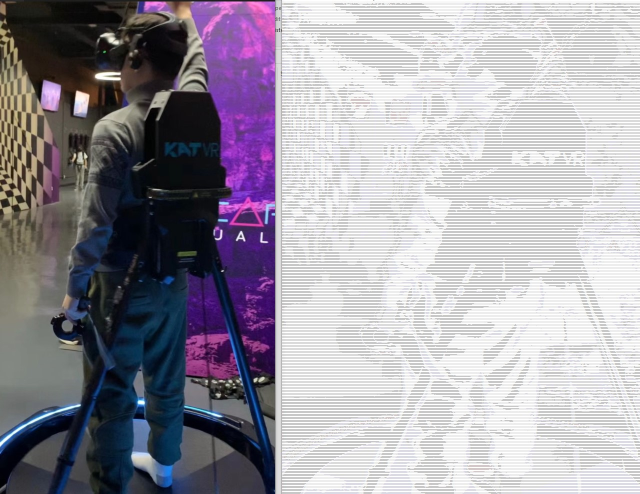
#> input picture imgTochar.jpg, 1279 x 988 px, given in place of video.mp4, which was not available (shown at 1/2 size)
$ python InterestingVideoFilter.py
#> lines starting #> are read from the running program, lines starting #| are printed output that depends on the picture; after the words box and inside, x2 and y2 are one past the last pixel; in counts of white or black regions, pixels touching at a corner belong together; pictures that were not available may be replaced by others from this repository, and a replacement may not be noted
# -*- coding: utf-8 -*-
"""
Created on Mon Jul 11 16:14:49 2022

@author: Haowei Li
"""
# importing the necessary libraries
import cv2
import numpy as np
class InterestingVideoFilter():

    def __init__(self, video):
    # Creating a VideoCapture object to read the video
        self.cap = cv2.VideoCapture(video)
        self.height = 540
        self.width = 380

    # [164 lines left out: functions blackAndWhite1, blackAndWhite2, blackAndWhite3, smoothing, cv2Testing, not called in this run]


    def mangaLiked(self):
        # Loop until the end of the video
        while (self.cap.isOpened()):

            # Capture frame-by-frame
            ret, frame = self.cap.read()
#> frame is the input picture: shape (988, 1279, 3); mean B, G, R 164.4, 155.2, 159
            try:
                frame = cv2.resize(frame, (self.height, self.width), fx = 0, fy = 0, interpolation = cv2.INTER_CUBIC)
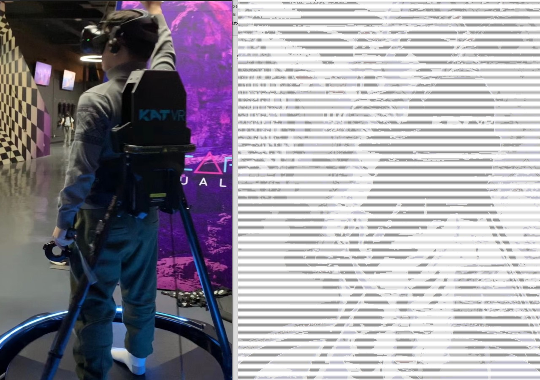
#> frame: shape (380, 540, 3); mean B, G, R 162.7, 153.5, 157.3
            except:
                # release the video capture object
                self.cap.release()
                # Closes all the windows currently opened.
                cv2.destroyAllWindows()
                break
            frame = cv2.resize(frame, (540, 380), fx = 0, fy = 0,
                                 interpolation = cv2.INTER_CUBIC)

            # Display the resulting frame
            cv2.imshow('Frame', frame)


            im_gray = cv2.cvtColor(frame, cv2.COLOR_BGR2GRAY)
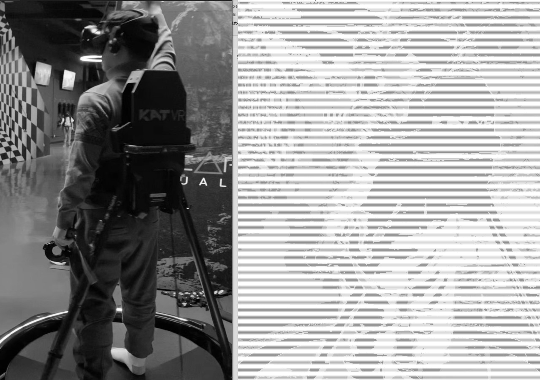
#> im_gray: shape (380, 540); min 0, max 255, mean 155.7
            _, mask = cv2.threshold(im_gray, thresh=100, maxval=255, type=cv2.THRESH_BINARY)
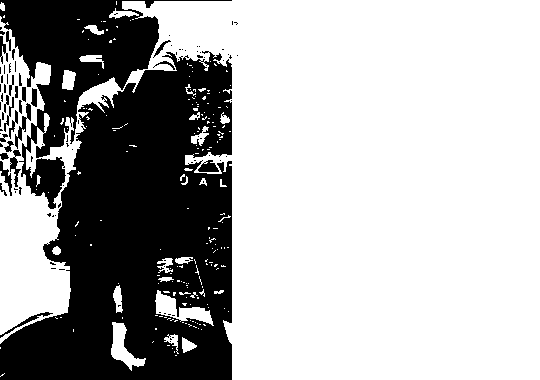
#> mask: shape (380, 540); 68.3% white; 101 black regions (76 under 20 px), largest, box (x1, y1, x2, y2) and area: (0, 51, 232, 380) 49153, (0, 0, 232, 209) 13814, (15, 103, 31, 149) 208
            #im_thresh_gray = cv2.bitwise_and(im_gray, mask)
            #cv2.imshow('im_thresh_gray', im_thresh_gray)


            mask3 = cv2.cvtColor(mask, cv2.COLOR_GRAY2BGR)
            im_thresh_color = cv2.bitwise_and(frame, mask3)
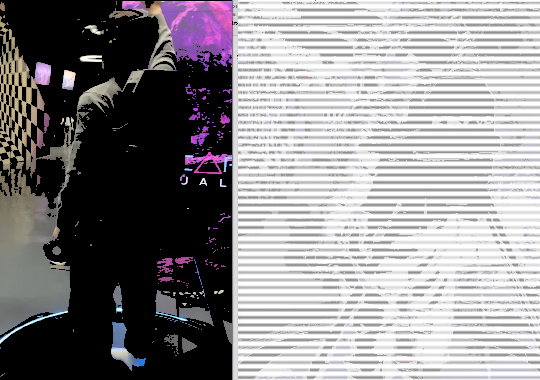
#> im_thresh_color: shape (380, 540, 3); mean B, G, R 144.2, 141.9, 144.2
            cv2.imshow('im_thresh_color', im_thresh_color)
            # define q as the exit button
            if cv2.waitKey(25) & 0xFF == ord('q'):
#> (key q is pressed here)
                break

        # release the video capture object
        self.cap.release()
        # Closes all the windows currently opened.
        cv2.destroyAllWindows()
iv = InterestingVideoFilter('video.mp4')
iv.mangaLiked()

$ run again, on me.jpg
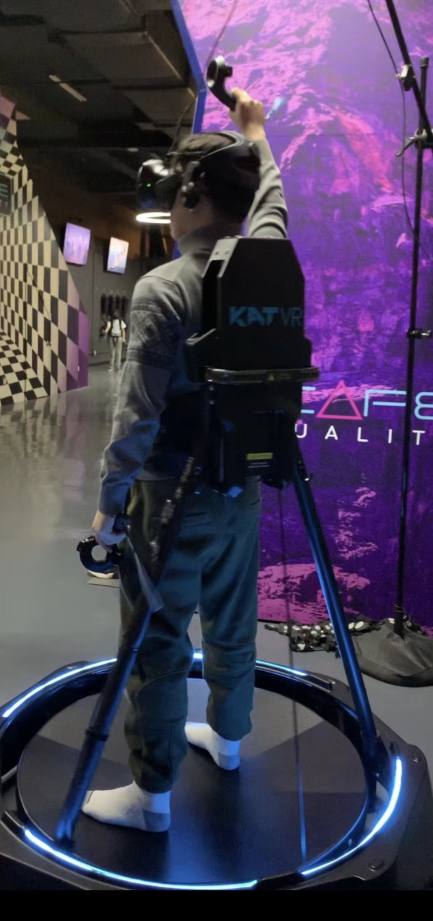
#> input picture me.jpg, 866 x 1841 px, given in place of video.mp4, which was not available (shown at 1/2 size)
#> in mangaLiked, frame is the input picture: shape (1841, 866, 3); mean B, G, R 85.2, 61.3, 70.7
#> frame: shape (380, 540, 3)
#> in mangaLiked, `_, mask = cv2.threshold(im_gray, thresh=100, maxval=255, type=cv2.THRE..`:
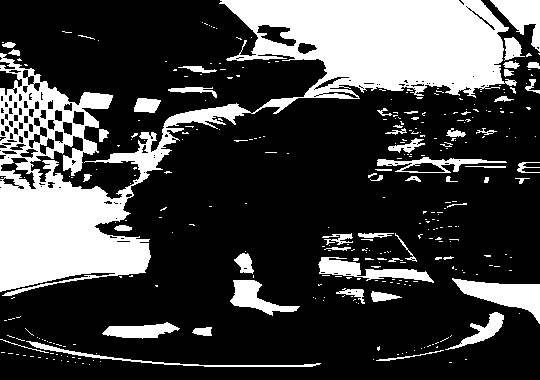
#> mask: shape (380, 540); 26.5% white; 330 white regions (277 under 20 px), largest, box (x1, y1, x2, y2) and area: (0, 0, 517, 296) 41180, (452, 278, 540, 324) 1741, (318, 257, 434, 283) 1213
#> in mangaLiked, `im_thresh_color = cv2.bitwise_and(frame, mask3)`:
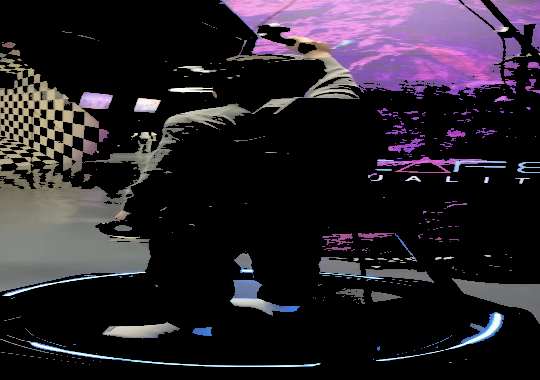
#> im_thresh_color: shape (380, 540, 3); mean B, G, R 42.2, 34.5, 40.6
